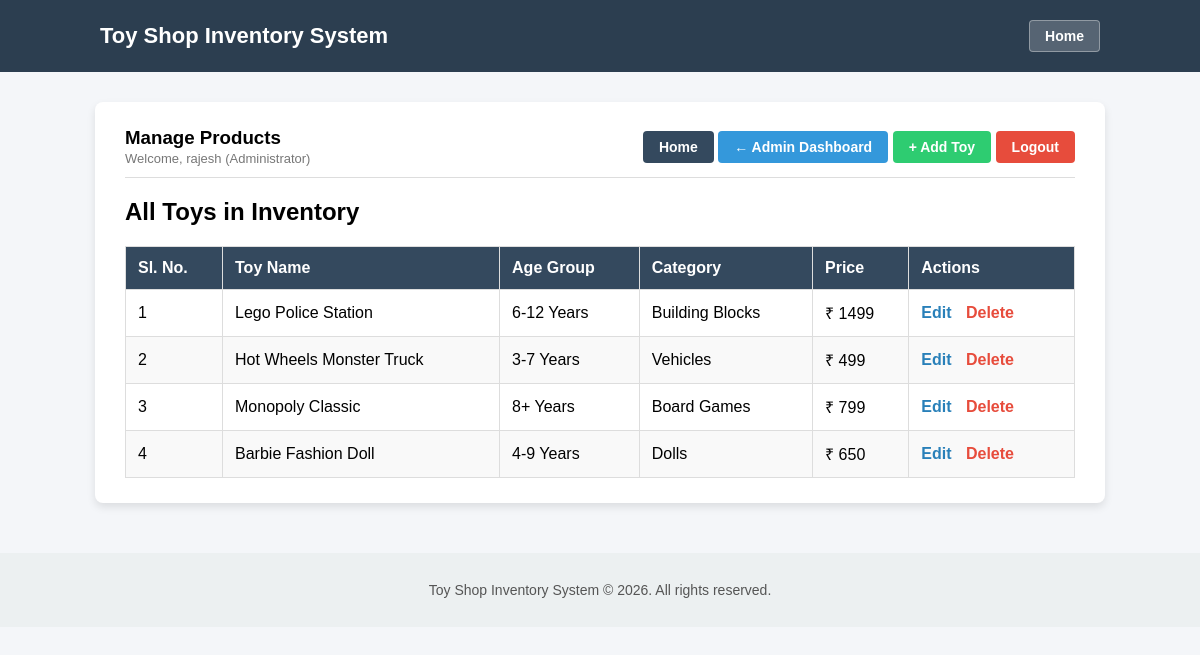
Screenshot of /toys/ (signed in) with the database file from the repository.
### toys/models.py (models this page shows, shortened)
class Toy(models.Model):
    toy_name = models.CharField(max_length=100)
    age_group = models.CharField(max_length=50)
    category = models.CharField(max_length=50)
    price = models.CharField(max_length=20)
    description = models.TextField(blank=True, default='')

### toys/views.py (the view)
    @csrf_exempt
    @login_required
    def wrapper(request, *args, **kwargs):
        if not (request.user.is_superuser or request.user.is_staff):
            return redirect('user_dashboard')
        return view_func(request, *args, **kwargs)

### toys/views.py (called while the page is built)
def admin_required(view_func):
    @csrf_exempt
    @login_required
    def wrapper(request, *args, **kwargs):
        if not (request.user.is_superuser or request.user.is_staff):
            return redirect('user_dashboard')
        return view_func(request, *args, **kwargs)
    return wrapper

@admin_required
def toy_list(request):
    toys = Toy.objects.all()
    return render(request, 'toy_list.html', {'toys': toys})

### toys/templates/toy_list.html (shortened to what this page needs)
<!DOCTYPE html>
<html lang="en">
<head>
</head>
<body>
    <header>
        <div style="display: flex; justify-content: space-between; align-items: center; max-width: 1000px; margin: 0 auto; padding: 0 15px;">
            <h1 style="margin: 0; font-size: 22px;"><a href="{% url 'home' %}" style="color: white; text-decoration: none;">Toy Shop Inventory System</a></h1>
            <a href="{% url 'home' %}" style="background: rgba(255,255,255,0.2); color: white; padding: 7px 15px; border-radius: 4px; text-decoration: none; font-weight: bold; font-size: 14px; border: 1px solid rgba(255,255,255,0.35);">Home</a>
        </div>
    </header>
    <div class="container">
        <div class="top-bar">
            <div>
                <h3 style="margin: 0;">Manage Products</h3>
                <span style="font-size: 13px; color: #777;">Welcome, {{ user.username }} (Administrator)</span>
            </div>
            <div>
                <a href="{% url 'home' %}" class="btn" style="background:#34495e; color:white;">Home</a>
                <a href="{% url 'admin_dashboard' %}" class="btn btn-blue">&larr; Admin Dashboard</a>
                <a href="{% url 'add_toy' %}" class="btn btn-add">+ Add Toy</a>
                <a href="{% url 'logout' %}" class="btn btn-logout">Logout</a>
            </div>
        </div>
        <h2>All Toys in Inventory</h2>
        <table>
            <thead>
                <tr>
                    <th>Sl. No.</th>
                    <th>Toy Name</th>
                    <th>Age Group</th>
                    <th>Category</th>
                    <th>Price</th>
                    <th>Actions</th>
                </tr>
            </thead>
            <tbody>
                {% for toy in toys %}
                <tr>
                    <td>{{ forloop.counter }}</td>
                    <td>{{ toy.toy_name }}</td>
                    <td>{{ toy.age_group }}</td>
                    <td>{{ toy.category }}</td>
                    <td>₹ {{ toy.price }}</td>
                    <td>
                        <a href="{% url 'edit_toy' toy.id %}" class="action-link edit-link">Edit</a>
                        <a href="{% url 'delete_toy' toy.id %}" class="action-link delete-link" onclick="return confirm('Are you sure you want to delete this toy?');">Delete</a>
                    </td>
                </tr>
                {% empty %}
                <tr>
                    <td colspan="6" class="empty-message">No toys found in inventory. Click "Add Toy" to add one!</td>
                </tr>
                {% endfor %}
            </tbody>
        </table>
    </div>
    <footer>
        <p>Toy Shop Inventory System &copy; 2026. All rights reserved.</p>
    </footer>
</body>
</html>

### toys/templates/toy_list.html (style rules this page uses)
body { font-family: Arial, sans-serif; background-color: #f4f6f9; margin: 0; padding: 0; }
header { background-color: #2c3e50; color: white; padding: 20px; text-align: center; }
.container { width: 90%; max-width: 950px; margin: 30px auto; background-color: white; padding: 25px 30px; border-radius: 8px; box-shadow: 0 4px 8px rgba(0,0,0,0.1); }
.top-bar { display: flex; justify-content: space-between; align-items: center; margin-bottom: 20px; padding-bottom: 10px; border-bottom: 1px solid #ddd; flex-wrap: wrap; gap: 10px; }
.btn { display: inline-block; padding: 8px 16px; text-decoration: none; border-radius: 4px; font-weight: bold; font-size: 14px; }
.btn-add { background-color: #2ecc71; color: white; }
.btn-blue { background-color: #3498db; color: white; }
.btn-logout { background-color: #e74c3c; color: white; }
table { width: 100%; border-collapse: collapse; margin-top: 20px; }
th, td { border: 1px solid #ddd; padding: 12px; text-align: left; }
th { background-color: #34495e; color: white; }
tr:nth-child(even) { background-color: #f9f9f9; }
.action-link { text-decoration: none; margin-right: 10px; font-weight: bold; }
.edit-link { color: #2980b9; }
.delete-link { color: #e74c3c; }
footer { margin-top: 50px; padding: 15px; background-color: #ecf0f1; color: #555; text-align: center; font-size: 14px; }

### rows the page displays
Toy: toy_name "Lego Police Station", age_group "6-12 Years", category "Building Blocks", price "1499"
Toy: toy_name "Hot Wheels Monster Truck", age_group "3-7 Years", category "Vehicles", price "499"
Toy: toy_name "Monopoly Classic", age_group "8+ Years", category "Board Games", price "799"
Toy: toy_name "Barbie Fashion Doll", age_group "4-9 Years", category "Dolls", price "650"

### other values shown
{{ user.username }} "rajesh"
